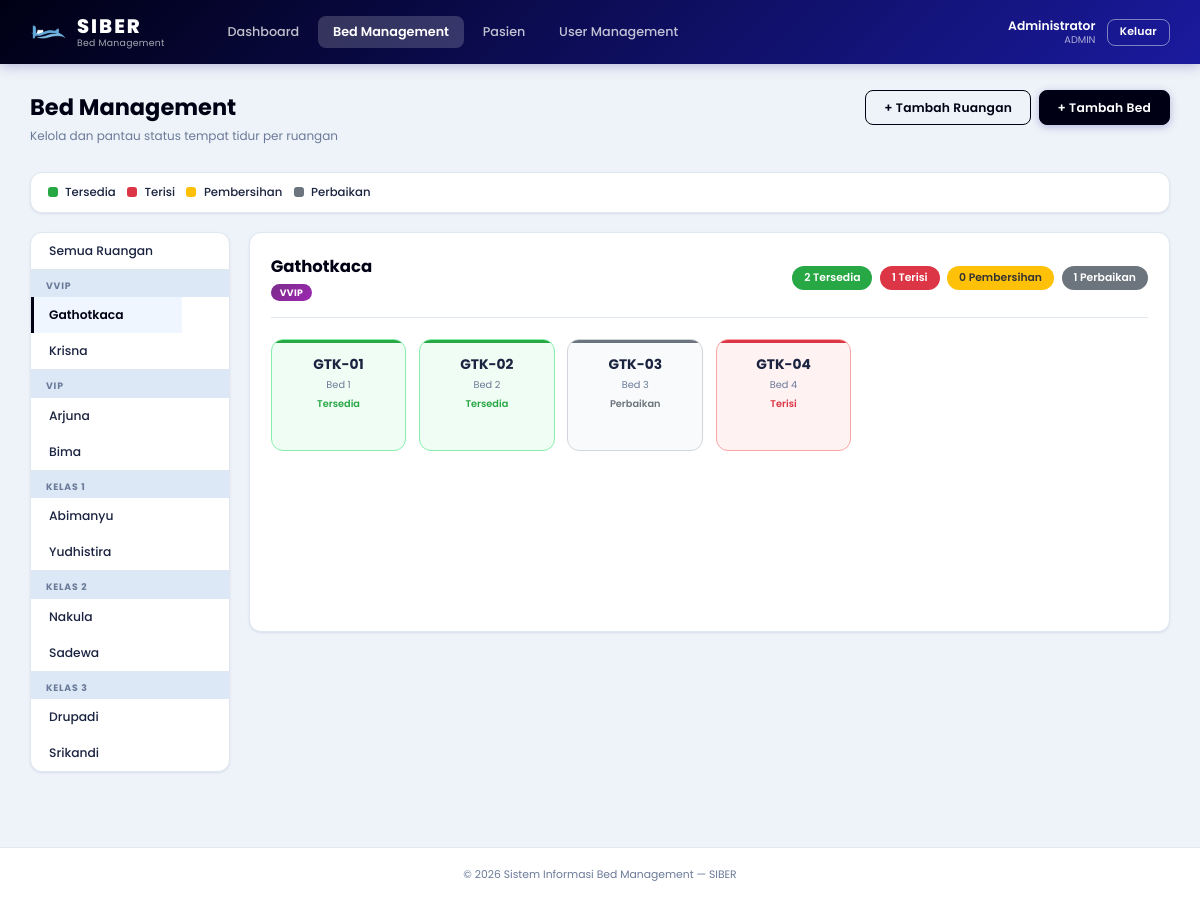
Screenshot of /beds.php?room=2 (signed in) with the database file from the repository.
### tables this page shows
CREATE TABLE IF NOT EXISTS `rooms` (
    `id` INT AUTO_INCREMENT PRIMARY KEY,
    `room_name` VARCHAR(50) NOT NULL,
    `room_type` ENUM('VVIP','VIP','Kelas 1','Kelas 2','Kelas 3') NOT NULL,
    `total_beds` INT NOT NULL DEFAULT 0,
    `created_at` TIMESTAMP DEFAULT CURRENT_TIMESTAMP,
    `updated_at` TIMESTAMP DEFAULT CURRENT_TIMESTAMP ON UPDATE CURRENT_TIMESTAMP
);

CREATE TABLE IF NOT EXISTS `beds` (
    `id` INT AUTO_INCREMENT PRIMARY KEY,
    `room_id` INT NOT NULL,
    `bed_number` INT NOT NULL,
    `bed_code` VARCHAR(10) NOT NULL,
    `status` ENUM('available','booked','cleaning','maintenance') NOT NULL DEFAULT 'available',
    `created_at` TIMESTAMP DEFAULT CURRENT_TIMESTAMP,
    `updated_at` TIMESTAMP DEFAULT CURRENT_TIMESTAMP ON UPDATE CURRENT_TIMESTAMP,
    FOREIGN KEY (`room_id`) REFERENCES `rooms`(`id`) ON DELETE CASCADE,
    INDEX `idx_room_status` (`room_id`, `status`)
);

### functions.php (called while the page is built, shortened)
<?php
function hasRole(...$roles) {
    return in_array($_SESSION['role'] ?? '', $roles);
}
function getRooms($pdo) {
    $stmt = $pdo->query("SELECT * FROM rooms ORDER BY FIELD(room_type,'VVIP','VIP','Kelas 1','Kelas 2','Kelas 3'), room_name");
    return $stmt->fetchAll();
}
function getBedsByRoom($pdo, $room_id) {
    $stmt = $pdo->prepare("SELECT * FROM beds WHERE room_id = ? ORDER BY bed_number");
    $stmt->execute([$room_id]);
    return $stmt->fetchAll();
}
function statusLabel($status) {
    $map = [
        'available'   => 'Tersedia',
        'booked'      => 'Terisi',
        'cleaning'    => 'Pembersihan',
        'maintenance' => 'Perbaikan',
    ];
    return $map[$status] ?? $status;
}

### beds.php (the view, shortened to what this page needs)
<?php
require_once 'functions.php';
$rooms       = getRooms($pdo);
$active_room = isset($_GET['room']) ? (int)$_GET['room'] : 0;
$show_all    = ($active_room === 0);
if ($show_all) {
    $beds = $pdo->query("SELECT b.*, r.room_name, r.room_type FROM beds b JOIN rooms r ON b.room_id = r.id ORDER BY r.id, b.bed_number")->fetchAll();
} else {
    $beds = getBedsByRoom($pdo, $active_room);
}
$current_room = null;
foreach ($rooms as $r) {
    if ($r['id'] == $active_room) { $current_room = $r; break; }
}
$can_crud = hasRole('admin');
?>
<!DOCTYPE html>
<html lang="id">
<head>
    <link rel="stylesheet" href="assets/style.css">
</head>
<body>
    <?php include 'partials/navbar.php'; ?>
    <div class="page-wrapper">
        <div class="page-header">
            <div>
                <h2>Bed Management</h2>
                <p>Kelola dan pantau status tempat tidur per ruangan</p>
            </div>
            <div style="display:flex;gap:0.5rem">
                <?php if ($can_crud): ?>
                <button class="btn btn-outline" onclick="openRoomModal()">+ Tambah Ruangan</button>
                <?php endif; ?>
                <?php if ($can_crud && !$show_all): ?>
                <button class="btn btn-primary" onclick="openAddBedModal()">+ Tambah Bed</button>
                <?php endif; ?>
            </div>
        </div>
        <div class="legend">
            <span class="legend-item"><span class="legend-dot dot-available"></span> Tersedia</span>
            <span class="legend-item"><span class="legend-dot dot-booked"></span> Terisi</span>
            <span class="legend-item"><span class="legend-dot dot-cleaning"></span> Pembersihan</span>
            <span class="legend-item"><span class="legend-dot dot-maintenance"></span> Perbaikan</span>
        </div>
        <div class="beds-layout">
            <div class="room-sidebar">
                <div class="sidebar-group">
                    <a href="beds.php" class="sidebar-room <?= $show_all ? 'active' : '' ?>">Semua Ruangan</a>
                </div>
                <?php
                $grouped   = [];
                foreach ($rooms as $r) $grouped[$r['room_type']][] = $r;
                $typeOrder = ['VVIP','VIP','Kelas 1','Kelas 2','Kelas 3'];
                foreach ($typeOrder as $type):
                ?>
                <div class="sidebar-group">
                    <div class="sidebar-group-label">
                        <?= $type ?>
                    </div>
                    <?php foreach ($grouped[$type] as $room): ?>
                    <div class="sidebar-room-wrap">
                        <a href="beds.php?room=<?= $room['id'] ?>"
                           class="sidebar-room <?= $room['id'] == $active_room ? 'active' : '' ?>">
                            <?= htmlspecialchars($room['room_name']) ?>
                        </a>
                    </div>
                    <?php endforeach; ?>
                </div>
                <?php endforeach; ?>
            </div>
            <div class="bed-content">
                <?php
                $cnt = ['available'=>0,'booked'=>0,'cleaning'=>0,'maintenance'=>0];
                foreach ($beds as $b) $cnt[$b['status']]++;
                ?>
                <div class="bed-content-header">
                    <div>
                        <?php if ($show_all): ?>
                            <h3>Semua Ruangan</h3>
                            <span class="room-type-badge" style="background:#4682b4">Semua Kelas</span>
                        <?php elseif ($current_room): ?>
                            <h3><?= htmlspecialchars($current_room['room_name']) ?></h3>
                            <span class="room-type-badge type-<?= strtolower(str_replace(' ','',$current_room['room_type'])) ?>"><?= $current_room['room_type'] ?></span>
                        <?php endif; ?>
                    </div>
                    <div class="bed-count-summary" id="bedSummary">
                        <span class="dot dot-available"><?= $cnt['available'] ?> Tersedia</span>
                        <span class="dot dot-booked"><?= $cnt['booked'] ?> Terisi</span>
                        <span class="dot dot-cleaning"><?= $cnt['cleaning'] ?> Pembersihan</span>
                        <span class="dot dot-maintenance"><?= $cnt['maintenance'] ?> Perbaikan</span>
                    </div>
                </div>
                <?php if ($show_all): ?>
                <?php
                $byRoom = [];
                foreach ($beds as $b) $byRoom[$b['room_id']][] = $b;
                foreach ($rooms as $room):
                    if (!isset($byRoom[$room['id']])) continue;
                ?>
                <div class="room-group-section">
                    <div class="room-group-title">
                        <span><?= htmlspecialchars($room['room_name']) ?></span>
                        <span class="room-type-badge type-<?= strtolower(str_replace(' ','',$room['room_type'])) ?>"><?= $room['room_type'] ?></span>
                    </div>
                    <div class="bed-grid">
                        <?php foreach ($byRoom[$room['id']] as $bed): ?>
                        <div class="bed-card <?= $bed['status'] ?>" data-bed-id="<?= $bed['id'] ?>" data-status="<?= $bed['status'] ?>" onclick="openBedModal(<?= $bed['id'] ?>)">
                            <div class="bed-code"><?= htmlspecialchars($bed['bed_code']) ?></div>
                            <div class="bed-number">Bed <?= $bed['bed_number'] ?></div>
                            <div class="bed-status-label"><?= statusLabel($bed['status']) ?></div>
                        </div>
                        <?php endforeach; ?>
                    </div>
                </div>
                <?php endforeach; ?>
                <?php else: ?>
                <div class="bed-grid" id="bedGrid">
                    <?php foreach ($beds as $bed): ?>
                    <div class="bed-card <?= $bed['status'] ?>" data-bed-id="<?= $bed['id'] ?>" data-status="<?= $bed['status'] ?>" onclick="openBedModal(<?= $bed['id'] ?>)">
                        <div class="bed-code"><?= htmlspecialchars($bed['bed_code']) ?></div>
                        <div class="bed-number">Bed <?= $bed['bed_number'] ?></div>
                        <div class="bed-status-label"><?= statusLabel($bed['status']) ?></div>
                    </div>
                    <?php endforeach; ?>
                </div>
                <?php endif; ?>
            </div>
        </div>
    </div>
    <?php include 'partials/footer.php'; ?>
</body>
</html>

### rows the page displays
rooms: room_name "Gathotkaca", room_type "VVIP"
rooms: room_name "Krisna"
rooms: room_name "Arjuna"
rooms: room_name "Bima"
rooms: room_name "Abimanyu"
rooms: room_name "Yudhistira"
rooms: room_name "Nakula"
rooms: room_name "Sadewa"
rooms: room_name "Drupadi"
rooms: room_name "Srikandi"
beds: room "2", bed_number "1", bed_code "GTK-01", status "Tersedia"
beds: bed_code "GTK-02", bed_number "2", status "Tersedia"
beds: bed_code "GTK-03", bed_number "3", status "Perbaikan"
beds: bed_code "GTK-04", bed_number "4", status "Terisi"

### other values shown
$_SESSION['full_name'] "Administrator"
$_SESSION['role'] "ADMIN"
$type "VVIP"
$type "VIP"
$type "KELAS 1"
$type "KELAS 2"
$type "KELAS 3"
$cnt['cleaning'] "0"
